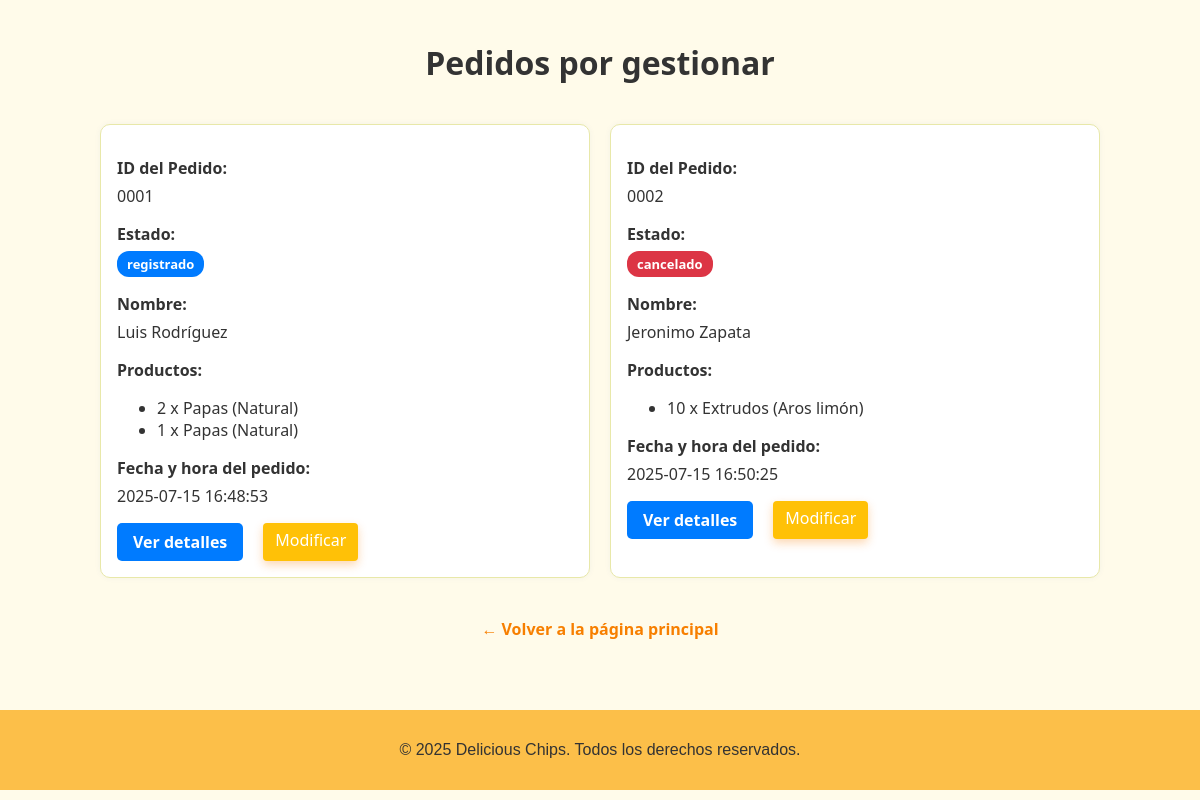
Page /pedidos on the earlier database version.
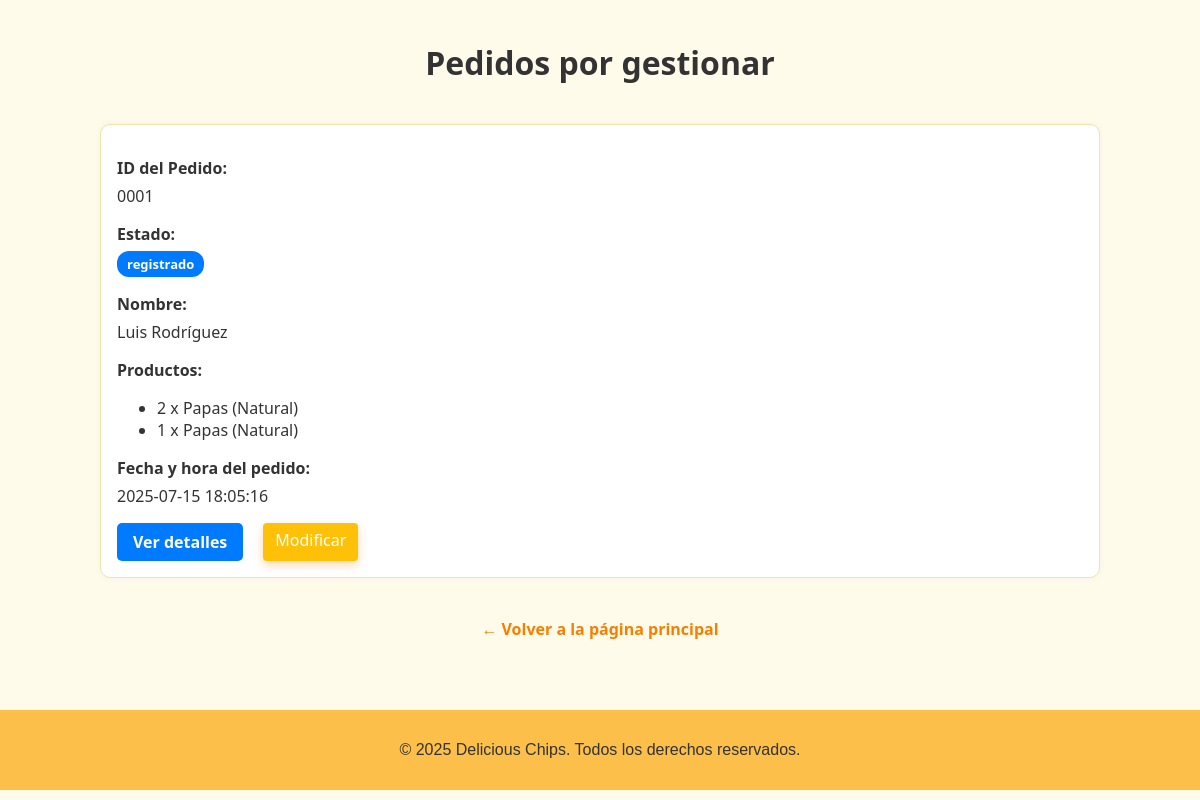
Same page on the later database version.
### models.py (models this page shows)
class Pedido(db.Model):
    __tablename__ = 'pedidos'
    id = db.Column(db.Integer, primary_key=True)
    cliente_id = db.Column(db.Integer, db.ForeignKey('clientes.id'), nullable=False)
    forma_entrega = db.Column(db.String, nullable=False)
    estado = db.Column(db.String, default='registrado')
    fecha_hora = db.Column(db.DateTime, default=datetime.utcnow)
    cliente = db.relationship('Cliente', back_populates='pedidos')  # ✅ corregido
    detalles = db.relationship('DetallePedido', backref='pedido', lazy=True)

class Cliente(db.Model):
    __tablename__ = 'clientes'
    id = db.Column(db.Integer, primary_key=True)
    nombre = db.Column(db.String, nullable=False)
    documento = db.Column(db.String, unique=True, nullable=False)
    telefono = db.Column(db.String)
    direccion = db.Column(db.String)
    email = db.Column(db.String, unique=True)
    pedidos = db.relationship('Pedido', back_populates='cliente')  # ✅ corregido

class Producto(db.Model):
    __tablename__ = 'productos'
    id = db.Column(db.Integer, primary_key=True)
    nombre = db.Column(db.String, nullable=False)
    sabor = db.Column(db.String, nullable=False)
    gramaje = db.Column(db.String, nullable=False)
    precio_unitario = db.Column(db.Float, nullable=False)
    detalles = db.relationship('DetallePedido', backref='producto', lazy=True)

### app.py (the view)
@app.route('/pedidos')
def pedidos():
    pedidos = leer_pedidos()  # Esta función ya la tienes y arma los pedidos
    return render_template('lista_pedidos.html', pedidos=pedidos)

### templates/lista_pedidos.html (shortened to what this page needs)
<!DOCTYPE html>
<html lang="es">
<head>
  <link rel="stylesheet" href="{{ url_for('static', filename='stilo.css') }}">
</head>
<body>
  <div class="pagina-pedidos">
    <h1>Pedidos por gestionar</h1>
    <div class="pedidos-container">
      {% for pedido in pedidos %}
        <div class="pedido-card">
          <p><strong>ID del Pedido:</strong> {{ "%04d" % pedido.id }}<p>
          <p>
            <strong>Estado:</strong>
            <span class="estado-label estado-{{ pedido.estado | default('registrado') }}">
              {{ pedido.estado | default('Registrado') }}
            </span>
          </p>
          <p><strong>Nombre:</strong> {{ pedido.nombre }}</p>
          <p><strong>Productos:</strong></p>
          <ul>
            {% for prod in pedido.productos %}
              <li>{{ prod.cantidad }} x {{ prod.producto }} ({{ prod.sabor }})</li>
            {% endfor %}
          </ul>
          <p><strong>Fecha y hora del pedido:</strong> {{ pedido.hora.strftime('%Y-%m-%d %H:%M:%S') }}</p>
          <div style="display: flex; gap: 10px;">
            <a href="{{ url_for('detalle_pedido_cliente', pedido_id=pedido.id) }}" class="btn">Ver detalles</a>
            <a href="{{ url_for('modificar_pedido', pedido_id=pedido.id) }}" class="btn-modificar">Modificar</a>
          </div>
        </div>
      {% endfor %}
    </div>
    <a class="volver" href="{{ url_for('index') }}">← Volver a la página principal</a>
  </div>
  <footer>
      <p>&copy; 2025 Delicious Chips. Todos los derechos reservados.</p>
  </footer>
</body>
</html>

### static/stilo.css (style rules this page uses)
.btn { transition: transform 0.2s ease, background-color 0.3s ease; }
body { margin: 0; font-family: 'Poppins', sans-serif; background: #fffbea; color: #333; }
.btn { padding: 12px 20px; background-color: #f77f00; color: white; border: none; border-radius: 25px; font-weight: bold; text-decoration: none; transition: background 0.3s ease; }
footer { text-align: center; background: #fcbf49; padding: 15px; margin-top: 50px; }
.volver { margin-top: 20px; text-align: center; }
.estado-registrado { background-color: #e3f2fd; color: #0d47a1; }
.volver { text-align: center; margin-top: 30px; }
.pagina-pedidos { font-family: 'Segoe UI', sans-serif; background-color: #fffbea; padding: 20px; color: #333; }
.pagina-pedidos h1 { color: #333; text-align: center; margin-bottom: 10px; }
.pagina-pedidos .pedidos-container { display: grid; grid-template-columns: repeat(auto-fit, minmax(280px, 1fr)); gap: 20px; max-width: 1000px; margin: 40px auto; }
.pagina-pedidos .pedido-card { background-color: #ffffff; border: 1px solid #e8e8a9; padding: 16px; border-radius: 10px; box-shadow: 0 0 6px rgba(0, 80, 160, 0.05); transition: transform 0.2s ease; }
.pagina-pedidos .pedido-card strong { display: block; margin-bottom: 6px; color: #333; }
.pagina-pedidos .volver { display: block; text-align: center; margin-top: 40px; color: #f77f00; font-weight: bold; text-decoration: none; transition: color 0.2s; }
.pagina-pedidos .btn { display: inline-block; padding: 8px 16px; background-color: #007bff; color: white; text-decoration: none; border-radius: 5px; transition: background-color 0.2s; }
.pagina-pedidos .btn-modificar { margin-left: 10px; padding: 6px 12px; background-color: #ffc107; color: white; text-decoration: none; border-radius: 4px; }
.pagina-pedidos .estado-label { display: inline-block; padding: 4px 10px; border-radius: 12px; font-weight: bold; font-size: 13px; color: white; }
.pagina-pedidos .estado-registrado { background-color: #007bff; }
.estado-label { display: inline-block; padding: 6px 14px; border-radius: 14px; font-weight: bold; font-size: 14px; color: white; }
.estado-registrado { background-color: #007bff; }
.btn-modificar { background-color: #ffc107; color: #fff; box-shadow: 0 4px 10px rgba(247, 127, 0, 0.3); }

Differences in the rows shown:
removed Pedido: estado "cancelado", hora "2025-07-15 16:50:25"
removed Cliente: nombre "Jeronimo Zapata"
no longer on this page (row unchanged): Producto: producto "Extrudos", sabor "Aros limón"
Other differences:
new list line: "ID del Pedido: 0001 Estado: Nombre: Productos: 2 x ( ) 1 x ( ) Fecha y hora del pedido: Ver detalles Modificar"
new list line: "registrado 2025-07-15 18:05:16"
new list line: "Luis Rodríguez"
new list line: "Papas Natural"
list line gone: "ID del Pedido: 0001 Estado: Nombre: Productos: 2 x ( ) 1 x ( ) Fecha y hora del pedido: Ver detalles Modificar"
list line gone: "registrado 2025-07-15 16:48:53"
list line gone: "Luis Rodríguez"
list line gone: "Papas Natural"
list line gone: "ID del Pedido: 0002 Estado: Nombre: Productos: 10 x ( ) Fecha y hora del pedido: Ver detalles Modificar"
